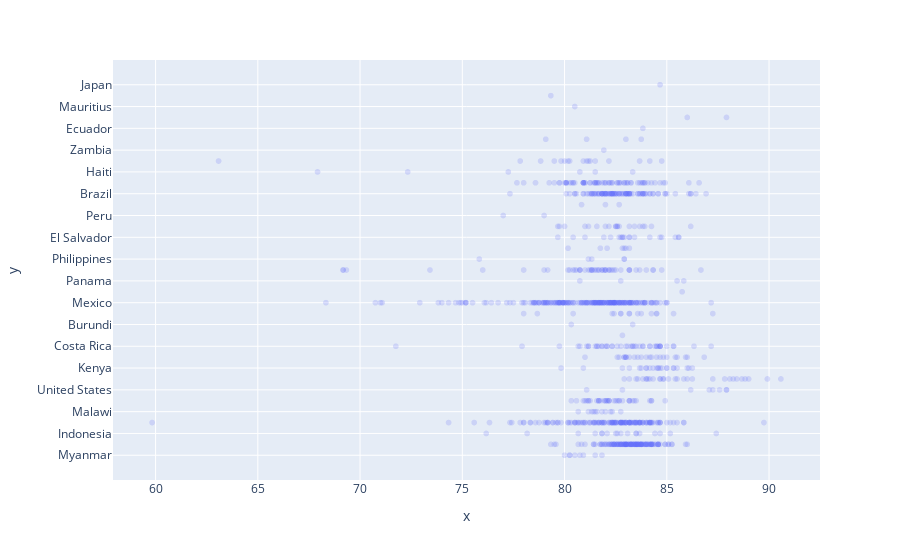

Notebook code for this chart:
### Code cell
fig = px.scatter(y=altitudes_corrected['Country.of.Origin'], x=altitudes_corrected['Total.Cup.Points'], opacity=.2)
fig.show()

### Figure 1 — Plotly figure (JSON) as saved in the notebook; plotly's stock layout.template omitted (floating-point values rounded to 4 significant figures; data arrays with more than 128 entries replaced by an {"elided": "..."} marker saying what was removed)
{"data": [{"hovertemplate": "x=%{x}<br>y=%{y}<extra></extra>", "legendgroup": "", "marker": {"color": "#636efa", "opacity": 0.2, "symbol": "circle"}, "mode": "markers", "name": "", "showlegend": false, "type": "scattergl", "x": {"elided": "1079 float values"}, "xaxis": "x", "y": {"elided": "1079 str values"}, "yaxis": "y"}], "layout": {"autosize": true, "legend": {"tracegroupgap": 0}, "margin": {"t": 60}, "xaxis": {"anchor": "y", "autorange": true, "domain": [0, 1], "range": [57.94, 92.47], "title": {"text": "x"}, "type": "linear"}, "yaxis": {"anchor": "x", "autorange": true, "domain": [0, 1], "range": [-2.411, 36.41], "title": {"text": "y"}, "type": "category"}}}
